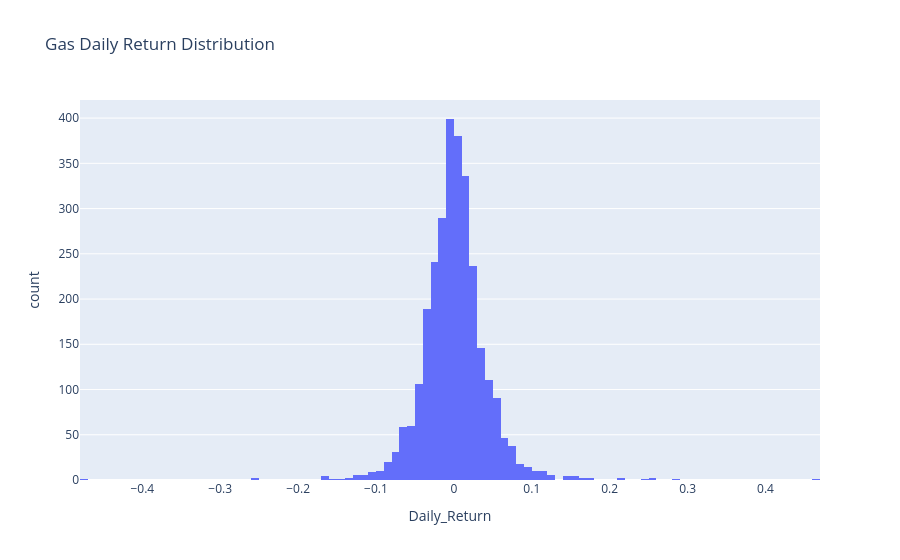

Here is the notebook cell this chart was saved with:
### Code cell
plot_return_distribution(
    gas_returns,
    "Gas"
)

### Figure 1 — Plotly figure (JSON) as saved in the notebook; plotly's stock layout.template omitted (floating-point values rounded to 4 significant figures; data arrays with more than 128 entries replaced by an {"elided": "..."} marker saying what was removed)
{"data": [{"bingroup": "x", "hovertemplate": "Daily_Return=%{x}<br>count=%{y}<extra></extra>", "legendgroup": "", "marker": {"color": "#636efa", "pattern": {"shape": ""}}, "name": "", "nbinsx": 100, "orientation": "v", "showlegend": false, "type": "histogram", "x": {"elided": "2897 float values"}, "xaxis": "x", "yaxis": "y"}], "layout": {"barmode": "relative", "legend": {"tracegroupgap": 0}, "title": {"text": "Gas Daily Return Distribution"}, "xaxis": {"anchor": "y", "domain": [0, 1], "title": {"text": "Daily_Return"}}, "yaxis": {"anchor": "x", "domain": [0, 1], "title": {"text": "count"}}}}
